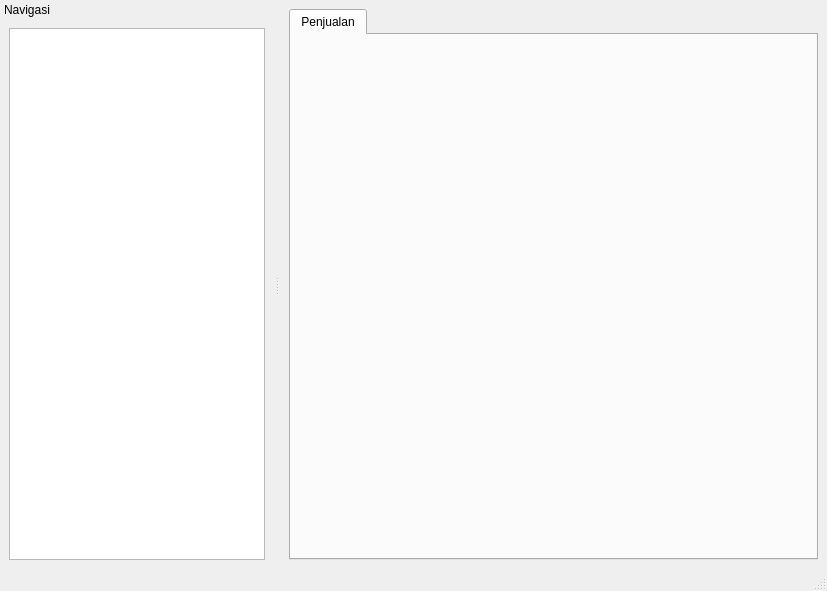
<?xml version="1.0" encoding="UTF-8"?>
<ui version="4.0">
 <class>KaosPolosWindow</class>
 <widget class="QMainWindow" name="KaosPolosWindow">
  <property name="geometry">
   <rect>
    <x>0</x>
    <y>0</y>
    <width>827</width>
    <height>591</height>
   </rect>
  </property>
  <property name="windowTitle">
   <string>Kaos Polos</string>
  </property>
  <widget class="QWidget" name="centralwidget">
   <layout class="QVBoxLayout" name="verticalLayout_2">
    <item>
     <widget class="QTabWidget" name="tabWidget">
      <property name="tabPosition">
       <enum>QTabWidget::TabPosition::North</enum>
      </property>
      <property name="currentIndex">
       <number>0</number>
      </property>
      <widget class="QWidget" name="tabPenjualan">
       <attribute name="title">
        <string>Penjualan</string>
       </attribute>
      </widget>
     </widget>
    </item>
   </layout>
  </widget>
  <widget class="QMenuBar" name="menubar">
   <property name="geometry">
    <rect>
     <x>0</x>
     <y>0</y>
     <width>827</width>
     <height>22</height>
    </rect>
   </property>
  </widget>
  <widget class="QStatusBar" name="statusbar"/>
  <widget class="QDockWidget" name="navigationDock">
   <property name="minimumSize">
    <size>
     <width>225</width>
     <height>113</height>
    </size>
   </property>
   <property name="features">
    <set>QDockWidget::DockWidgetFeature::NoDockWidgetFeatures</set>
   </property>
   <property name="windowTitle">
    <string>Navigasi</string>
   </property>
   <attribute name="dockWidgetArea">
    <number>1</number>
   </attribute>
   <widget class="QWidget" name="dockWidgetContents">
    <layout class="QVBoxLayout" name="verticalLayout">
     <item>
      <widget class="QTreeWidget" name="treeWidget">
       <property name="font">
        <font>
         <family>Calisto MT</family>
         <pointsize>11</pointsize>
         <bold>true</bold>
        </font>
       </property>
       <attribute name="headerVisible">
        <bool>false</bool>
       </attribute>
       <column>
        <property name="text">
         <string notr="true">1</string>
        </property>
       </column>
      </widget>
     </item>
    </layout>
   </widget>
  </widget>
 </widget>
 <resources>
  <include location="../res/main_res.qrc"/>
 </resources>
 <connections/>
</ui>
